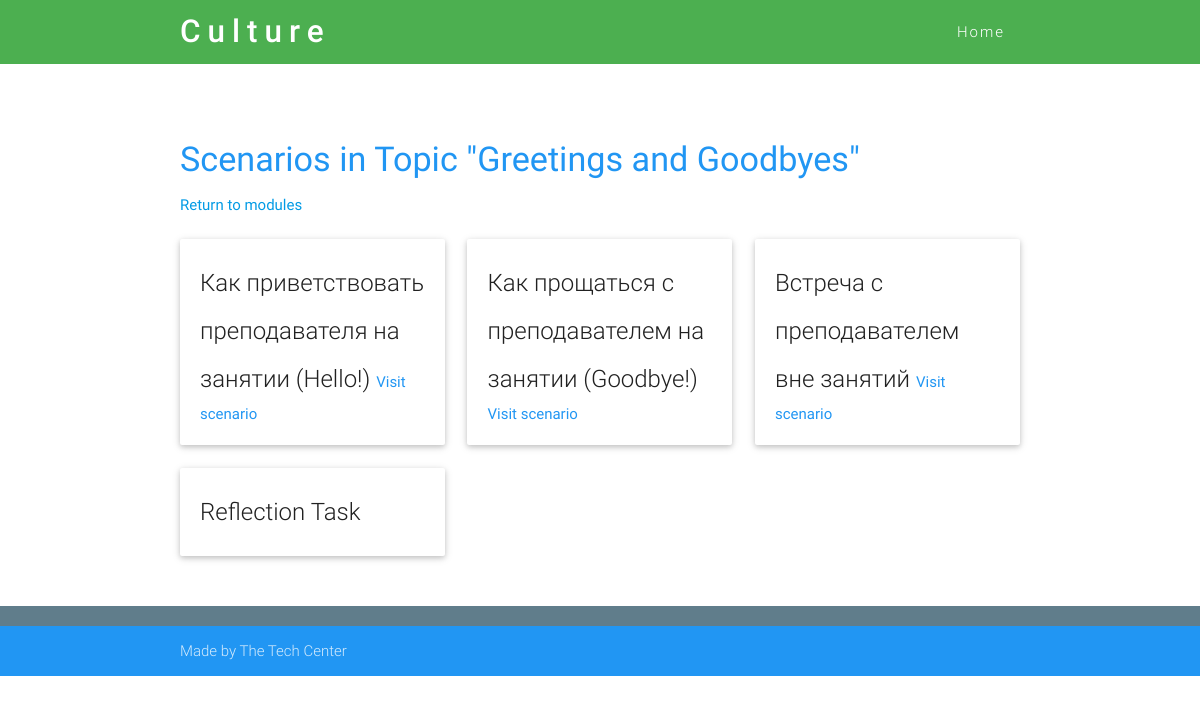
The page /top/4/ on the database its author committed.
### culture_content/models.py (models this page shows, shortened)
@python_2_unicode_compatible
class Topic(models.Model):
    name = models.CharField(max_length=150, blank=False)
    objectives = models.ForeignKey ('LearningObjectives', on_delete=models.CASCADE, blank=True, null=True)
    activation = models.TextField (verbose_name='Schema Activation', blank=True)
    new_information = models.TextField (blank=True)
    reflection = models.TextField(verbose_name='Reflection Task', blank=True)
    roleplay = models.TextField(verbose_name='Roleplay Task', blank=True)
    extension = models.TextField(verbose_name='Extension Task', blank=True)
    scenarios = models.ManyToManyField('Scenario')
    language = models.CharField (max_length=1, choices=lang_choices, blank=False)

@python_2_unicode_compatible
class Scenario(models.Model):
    name = models.CharField(max_length=150, blank=False)
    description = models.TextField(blank=True)
    initial_information = models.TextField(verbose_name="Context of the Scenario", blank=True)
    context_after_feedback = models.BooleanField (default=False, blank=True)
    judgment_task = models.ForeignKey('JudgmentTask', on_delete= models.CASCADE)
    language_note = models.TextField(verbose_name="Language Notes", blank=True)
    culture_note = models.TextField(verbose_name="Language Notes", blank=True)
    language_note_after_feedback = models.BooleanField (default=False, blank=True)
    reflection_task = models.TextField(verbose_name="Scenario Reflection Task", blank=True)

### culture_content/views.py (the view)
# urls.py: path('top/<int:top_id>/', get_topic_scenarios, name='topic-scenarios'),
def get_topic_scenarios(request, top_id):
    topic = get_object_or_404(Topic, pk=top_id)
    return render(request, 'culture_content/topics.html', {'topic': topic})

### templates/culture_content/topics.html (shortened to what this page needs)
{% extends 'base.html' %}
{% load static from staticfiles %}
{% load static  %}
{% block content %}
    <div class="section scrollspy">
    <div class="container">
        <br>
        <br>
        <h4 class="header text_b">Scenarios in Topic "{{ topic.name }}"</h4>
        <p><a href="{% url 'home' %}mod/{{ topic.language }}">Return to modules</a></p>
        <div class="row">
            {% for obj in topic.scenarios.all %}
            <div class="col s12 m6 l4">
                <div class="card">
                    <div class="card-content">
                        <span class="card-title activator grey-text text-darken-4">{{ obj.name }} </span>
                        <a href="{% url 'home' %}scenario/{{ obj.pk }}">Visit scenario</a>
                    </div>
                </div>
            </div>
            {% endfor %}
            {% if topic.reflection %}
                <div class="col s12 m6 l4">
                <div class="card">
                    <div class="card-content">
                        <span id="reflectitle" class="card-title activator grey-text text-darken-4">Reflection Task</span>
                    </div>
                </div>
                </div>
            {% endif %}
        </div>
    </div>
</div>
{% endblock %}

### static/assets/min/custom-min.css (style rules this page uses)
.text_b { color:#2196F3 }
.card-content a { color:#2196F3 }

### rows shown on the page
Topic: name "Greetings and Goodbyes"
Scenario: name "Как приветствовать преподавателя на занятии (Hello!)"
Scenario: name "Как прощаться с преподавателем на занятии (Goodbye!)"
Scenario: name "Встреча с преподавателем вне занятий"
